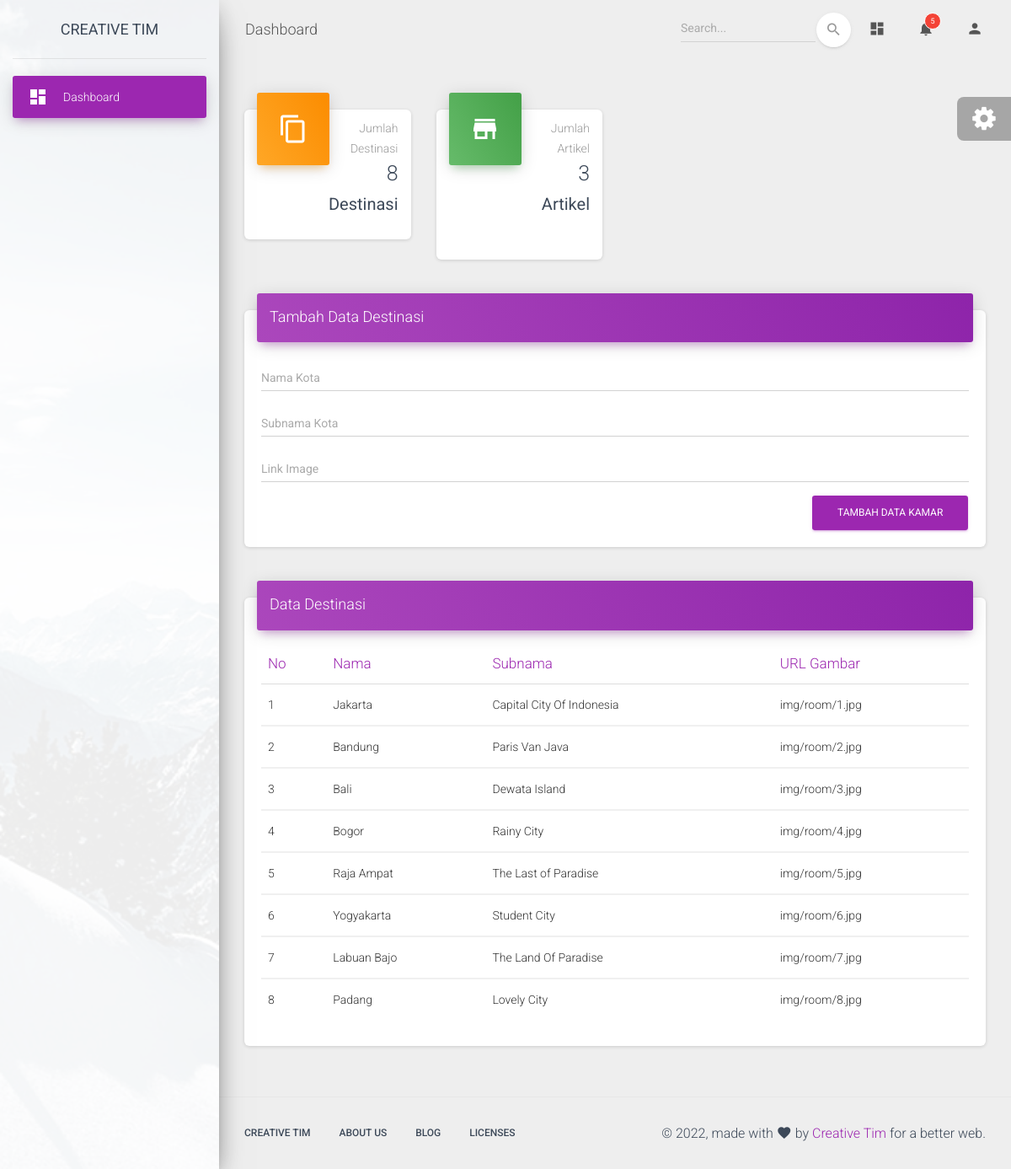
Screenshot of /admin/examples/tambahkamar.php with the database file from the repository.
### tables this page shows
CREATE TABLE `destination` (
  `id` int(11) NOT NULL,
  `name` varchar(20) NOT NULL,
  `subname` varchar(100) NOT NULL,
  `url` varchar(100) NOT NULL
);

### admin/examples/tambahkamar.php (the view, shortened to what this page needs)
<!DOCTYPE html>
<html lang="en">
<head>
  <link rel="stylesheet" href="https://maxcdn.bootstrapcdn.com/font-awesome/latest/css/font-awesome.min.css">
  <link href="../assets/css/material-dashboard.css?v=2.1.2" rel="stylesheet" />
  <link href="../assets/demo/demo.css" rel="stylesheet" />
</head>
<body class="">
  <div class="wrapper ">
    <div class="sidebar" data-color="purple" data-background-color="white" data-image="../assets/img/sidebar-1.jpg">
      <div class="logo"><a href="http://www.creative-tim.com" class="simple-text logo-normal">
          Creative Tim
        </a></div>
      <div class="sidebar-wrapper">
        <ul class="nav">
          <li class="nav-item active  ">
            <a class="nav-link" href="./dashboard.php">
              <i class="material-icons">dashboard</i>
              <p>Dashboard</p>
            </a>
          </li>
        </ul>
      </div>
    </div>
    <div class="main-panel">
      <nav class="navbar navbar-expand-lg navbar-transparent navbar-absolute fixed-top ">
        <div class="container-fluid">
          <div class="navbar-wrapper">
            <a class="navbar-brand" href="javascript:;">Dashboard</a>
          </div>
          <div class="collapse navbar-collapse justify-content-end">
            <form class="navbar-form">
              <div class="input-group no-border">
                <input type="text" value="" class="form-control" placeholder="Search...">
                <button type="submit" class="btn btn-white btn-round btn-just-icon">
                  <i class="material-icons">search</i>
                  <div class="ripple-container"></div>
                </button>
              </div>
            </form>
            <ul class="navbar-nav">
              <li class="nav-item">
                <a class="nav-link" href="javascript:;">
                  <i class="material-icons">dashboard</i>
                </a>
              </li>
              <li class="nav-item dropdown">
                <a class="nav-link" href="http://example.com" id="navbarDropdownMenuLink" data-toggle="dropdown" aria-haspopup="true" aria-expanded="false">
                  <i class="material-icons">notifications</i>
                  <span class="notification">5</span>
                </a>
              </li>
              <li class="nav-item dropdown">
                <a class="nav-link" href="javascript:;" id="navbarDropdownProfile" data-toggle="dropdown" aria-haspopup="true" aria-expanded="false">
                  <i class="material-icons">person</i>
                </a>
              </li>
            </ul>
          </div>
        </div>
      </nav>
      <div class="content">
        <div class="container-fluid">
          <div class="row">
            <div class="col-lg-3 col-md-6 col-sm-6">
              <div class="card card-stats">
                <div class="card-header card-header-warning card-header-icon">
                  <div class="card-icon">
                    <i class="material-icons">content_copy</i>
                  </div>
                  <p class="card-category">Jumlah Destinasi</p>
                  <h3 class="card-title">
                      <?php
                      include '../../koneksi.php';
                      $query = mysqli_query($koneksi,"SELECT * from destination");
                      $num = mysqli_num_rows($query);
                      echo $num;
                      ?>
                    <small>Destinasi</small>
                  </h3>
                </div><br>
              </div>
            </div>
            <div class="col-lg-3 col-md-6 col-sm-6">
              <div class="card card-stats">
                <div class="card-header card-header-success card-header-icon">
                  <div class="card-icon">
                    <i class="material-icons">store</i>
                  </div>
                  <p class="card-category">Jumlah Artikel</p>
                  <h3 class="card-title">
                  <?php
                  $query1 = mysqli_query($koneksi,"SELECT * from article");
                  $num = mysqli_num_rows($query1);
                  echo $num;
                  ?>
                  <small>Artikel</small>
                  </h3>
                </div>
                  <br><br>
              </div>
            </div>
          </div><div class="row">
            <div class="col-md-12">
              <div class="card">
                <div class="card-header card-header-primary">
                  <h4 class="card-title">Tambah Data Destinasi</h4>
                </div>
                <div class="card-body">
                  <form action="proses.php" method="POST">
                    <div class="row">
                      <div class="col-md-12">
                        <div class="form-group">
                          <label class="bmd-label-floating">Nama Kota</label>
                          <input type="text" class="form-control" name="name">
                        </div>
                      </div>
                      <div class="col-md-12">
                        <div class="form-group">
                          <label class="bmd-label-floating">Subnama Kota</label>
                          <input type="text" class="form-control" name="subname">
                        </div>
                      </div>
                      <div class="col-md-12">
                        <div class="form-group">
                          <label class="bmd-label-floating">Link Image</label>
                          <input type="text" class="form-control" name="link">
                        </div>
                      </div>
                    </div>
                    <button type="submit" class="btn btn-primary pull-right">Tambah Data Kamar</button>
                    <div class="clearfix"></div>
                  </form>
                </div>
              </div>
            </div>
              <div class="col-md-12">
                <div class="card">
                  <div class="card-header card-header-primary">
                    <h4 class="card-title ">Data Destinasi</h4>
                  </div>
                  <div class="card-body">
                    <div class="table-responsive">
                      <table class="table">
                        <thead class=" text-primary">
                          <th>
                            No
                          </th>
                          <th>
                            Nama
                          </th>
                          <th>
                            Subnama
                          </th>
                          <th>
                            URL Gambar
                          </th>
                        </thead>
                        <?php
                        $query = mysqli_query($koneksi,"SELECT * from destination");
                        $no = 1;
                        while($row = mysqli_fetch_assoc($query)){
                        ?>
                        <tbody>
                          <tr>
                            <td>
                              <?php
                              echo $no;
                              ?>
                            </td>
                            <td>
                              <?php
                              echo $row['name'];
                              ?>
                            </td>
                            <td>
                              <?php
                              echo $row['subname'];
                              ?>
                            </td>
                            <td>
                              <?php
                              echo $row['url'];
                              ?>
                            </td>
                          </tr>
                          <?php
                          $no++;
                          }
                          ?>
                        </tbody>
                      </table>
                    </div>
                  </div>
                </div>
              </div>
          </div>
        </div>
      </div>
      <footer class="footer">
        <div class="container-fluid">
          <nav class="float-left">
            <ul>
              <li>
                <a href="https://www.creative-tim.com">
                  Creative Tim
                </a>
              </li>
              <li>
                <a href="https://creative-tim.com/presentation">
                  About Us
                </a>
              </li>
              <li>
                <a href="http://blog.creative-tim.com">
                  Blog
                </a>
              </li>
              <li>
                <a href="https://www.creative-tim.com/license">
                  Licenses
                </a>
              </li>
            </ul>
          </nav>
          <div class="copyright float-right">
            &copy;
            , made with <i class="material-icons">favorite</i> by
            <a href="https://www.creative-tim.com" target="_blank">Creative Tim</a> for a better web.
          </div>
        </div>
      </footer>
    </div>
  </div>
  <div class="fixed-plugin">
    <div class="dropdown show-dropdown">
      <a href="#" data-toggle="dropdown">
        <i class="fa fa-cog fa-2x"> </i>
      </a>
    </div>
  </div>
</body>
</html>

### rows the page displays
destination: name "Jakarta", subname "Capital City Of Indonesia", url "img/room/1.jpg"
destination: name "Bandung", subname "Paris Van Java", url "img/room/2.jpg"
destination: name "Bali", subname "Dewata Island", url "img/room/3.jpg"
destination: name "Bogor", subname "Rainy City", url "img/room/4.jpg"
destination: name "Raja Ampat", subname "The Last of Paradise", url "img/room/5.jpg"
destination: name "Yogyakarta", subname "Student City", url "img/room/6.jpg"
destination: name "Labuan Bajo", subname "The Land Of Paradise", url "img/room/7.jpg"
destination: name "Padang", subname "Lovely City", url "img/room/8.jpg"

### other values shown
$num "8"
$num "3"
